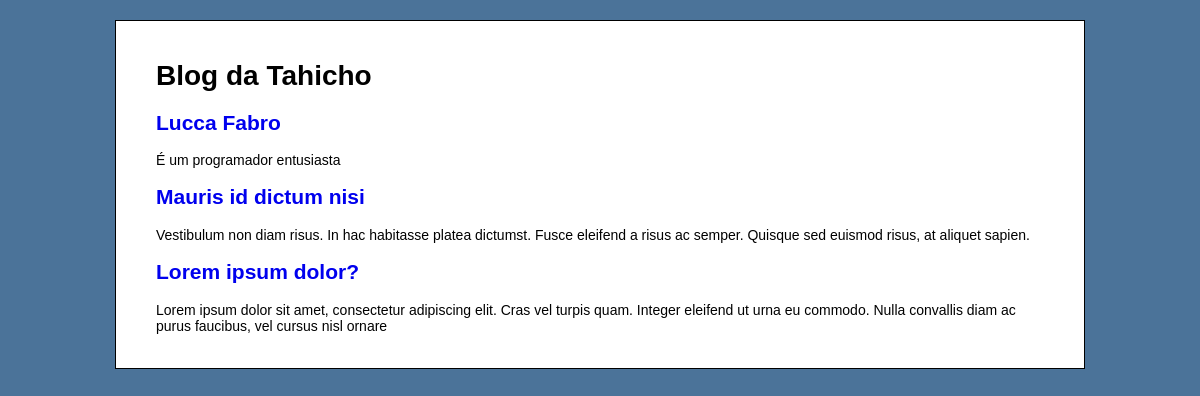
The page / on the database its author committed.
### tables this page shows
CREATE TABLE IF NOT EXISTS `artigos` (
  `id` int(11) NOT NULL AUTO_INCREMENT,
  `titulo` text NOT NULL,
  `conteudo` text NOT NULL,
  PRIMARY KEY (`id`)
);

### src/Artigo.php (called while the page is built, shortened)
<?php
class Artigo
{
    private $mysql;
    public function __construct(mysqli $mysql)
    {
        $this->mysql = $mysql;
    }
    public function exibirTodos(): array
    {
        $resultado = $this->mysql->query('SELECT id, titulo, conteudo FROM artigos');
        $artigos = $resultado->fetch_all(MYSQLI_ASSOC);
        return $artigos;
    }
}

### index.php (the view, shortened to what this page needs)
<?php
include 'src/Artigo.php';
require 'config.php';
$artigo = new Artigo($mysql);
$artigos = $artigo->exibirTodos();
?>
<!DOCTYPE html>
<html lang="pt-br">
<head>
    <link rel="stylesheet" type="text/css" href="style.css">
</head>
<body>
    <div id="container">
        <h1>Blog da Tahicho</h1>
        <?php foreach($artigos as $artigo): ?>
        <h2>
            <a href="artigo.php?id=<?php echo $artigo['id']; ?>">
                <?php
                echo $artigo['titulo'];
                ?>
            </a>
        </h2>
        <p>
            <?php
            echo nl2br($artigo['conteudo']);
            ?>
        </p>
        <?php endforeach; ?>
    </div>
</body>
</html>

### style.css (style rules this page uses)
body { background-color: #4B7399; font-family: Verdana, Helvetica, Arial; font-size: 14px; }
#container { width: 75%; margin: 0 auto; background-color: #FFF; padding: 20px 40px; border: solid 1px black; margin-top: 20px; }
a { text-decoration: none; }

### rows shown on the page
artigos: titulo "Lucca Fabro", conteudo "É um programador entusiasta"
artigos: titulo "Mauris id dictum nisi", conteudo "Vestibulum non diam risus. In hac habitasse platea dictumst. Fusce eleifend a risus ac semper. Quisque sed euismod risus, at aliquet sapien."
artigos: titulo "Lorem ipsum dolor?", conteudo "Lorem ipsum dolor sit amet, consectetur adipiscing elit. Cras vel turpis quam. Integer eleifend ut urna eu commodo. Nulla convallis diam ac purus faucibus, vel cursus nisl ornare"
